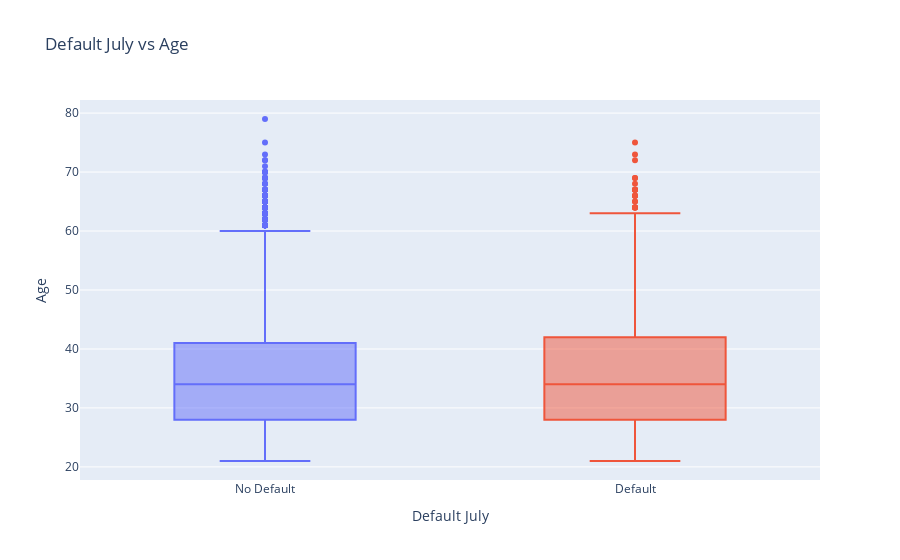

The notebook cell saved with this chart:
### Markdown cell above
Above, we have the limit balance and the defaults in July. The median balance limit for not defaulting is 150K, whereas for defaulting the median is 90K. This suggests that individuals with higher credit limit balances are less likely to default on their payments compared to those with lower credit limit balances.

### Code cell
filtered = merged_train[["DEFAULT_JULY", "AGE"]].sort_values(by = "AGE", ascending=False)
filtered["DEFAULT_JULY"] = filtered["DEFAULT_JULY"].apply(lambda x: "Default" if x == 1 else "No Default")
fig = px.box(filtered, x="DEFAULT_JULY", y="AGE", title="Default July vs Age", color="DEFAULT_JULY")
fig.update_layout(xaxis_title="Default July", yaxis_title="Age", showlegend=False)

### Figure 1 — Plotly figure (JSON) as saved in the notebook; plotly's stock layout.template omitted (floating-point values rounded to 4 significant figures; data arrays with more than 128 entries replaced by an {"elided": "..."} marker saying what was removed)
{"data": [{"alignmentgroup": "True", "hovertemplate": "DEFAULT_JULY=%{x}<br>AGE=%{y}<extra></extra>", "legendgroup": "No Default", "marker": {"color": "#636efa"}, "name": "No Default", "notched": false, "offsetgroup": "No Default", "orientation": "v", "showlegend": true, "type": "box", "x": {"elided": "15580 str values"}, "x0": " ", "xaxis": "x", "y": {"elided": "15580 int values"}, "y0": " ", "yaxis": "y"}, {"alignmentgroup": "True", "hovertemplate": "DEFAULT_JULY=%{x}<br>AGE=%{y}<extra></extra>", "legendgroup": "Default", "marker": {"color": "#EF553B"}, "name": "Default", "notched": false, "offsetgroup": "Default", "orientation": "v", "showlegend": true, "type": "box", "x": {"elided": "4420 str values"}, "x0": " ", "xaxis": "x", "y": {"elided": "4420 int values"}, "y0": " ", "yaxis": "y"}], "layout": {"boxmode": "overlay", "legend": {"title": {"text": "DEFAULT_JULY"}, "tracegroupgap": 0}, "showlegend": false, "title": {"text": "Default July vs Age"}, "xaxis": {"anchor": "y", "categoryarray": ["No Default", "Default"], "categoryorder": "array", "domain": [0, 1], "title": {"text": "Default July"}}, "yaxis": {"anchor": "x", "domain": [0, 1], "title": {"text": "Age"}}}}
